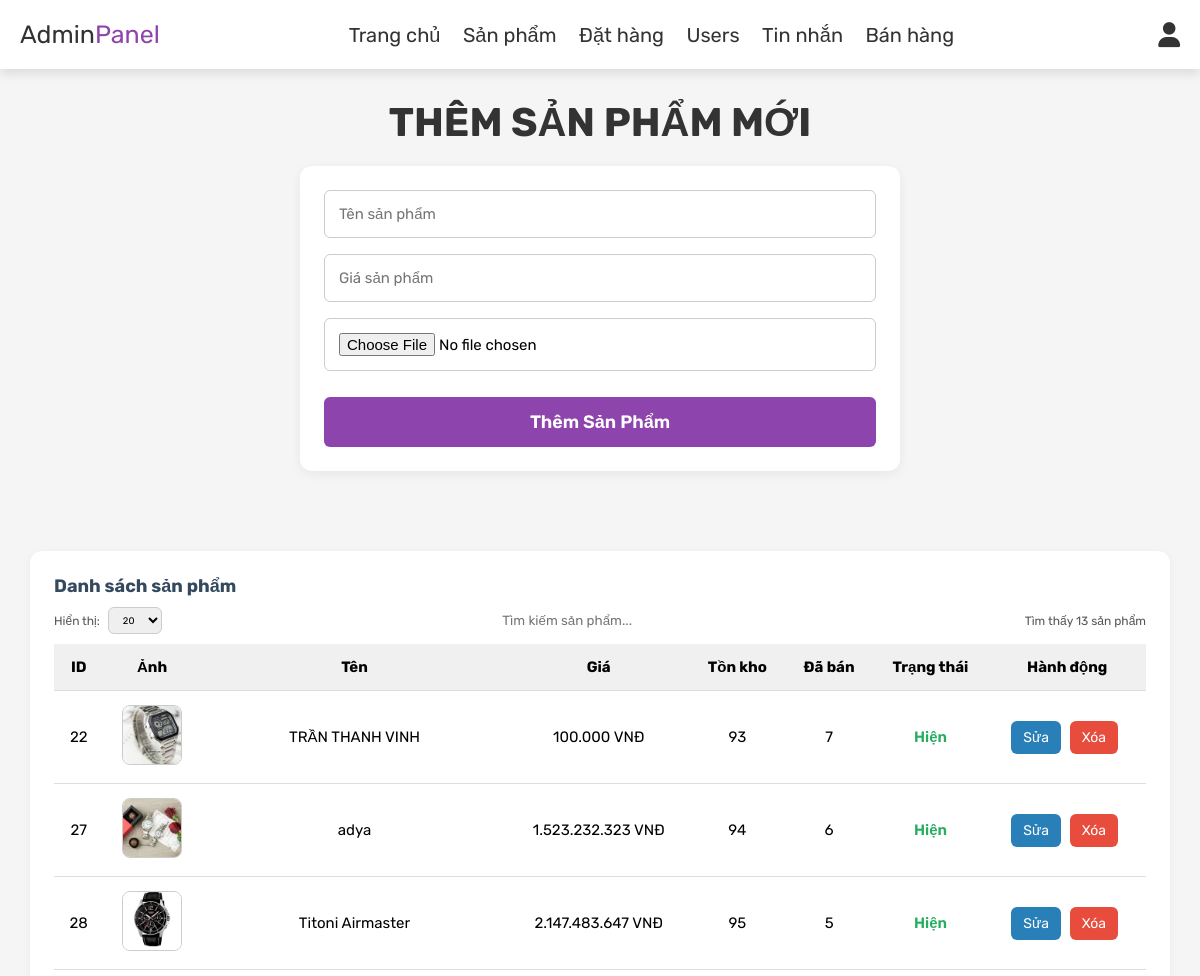
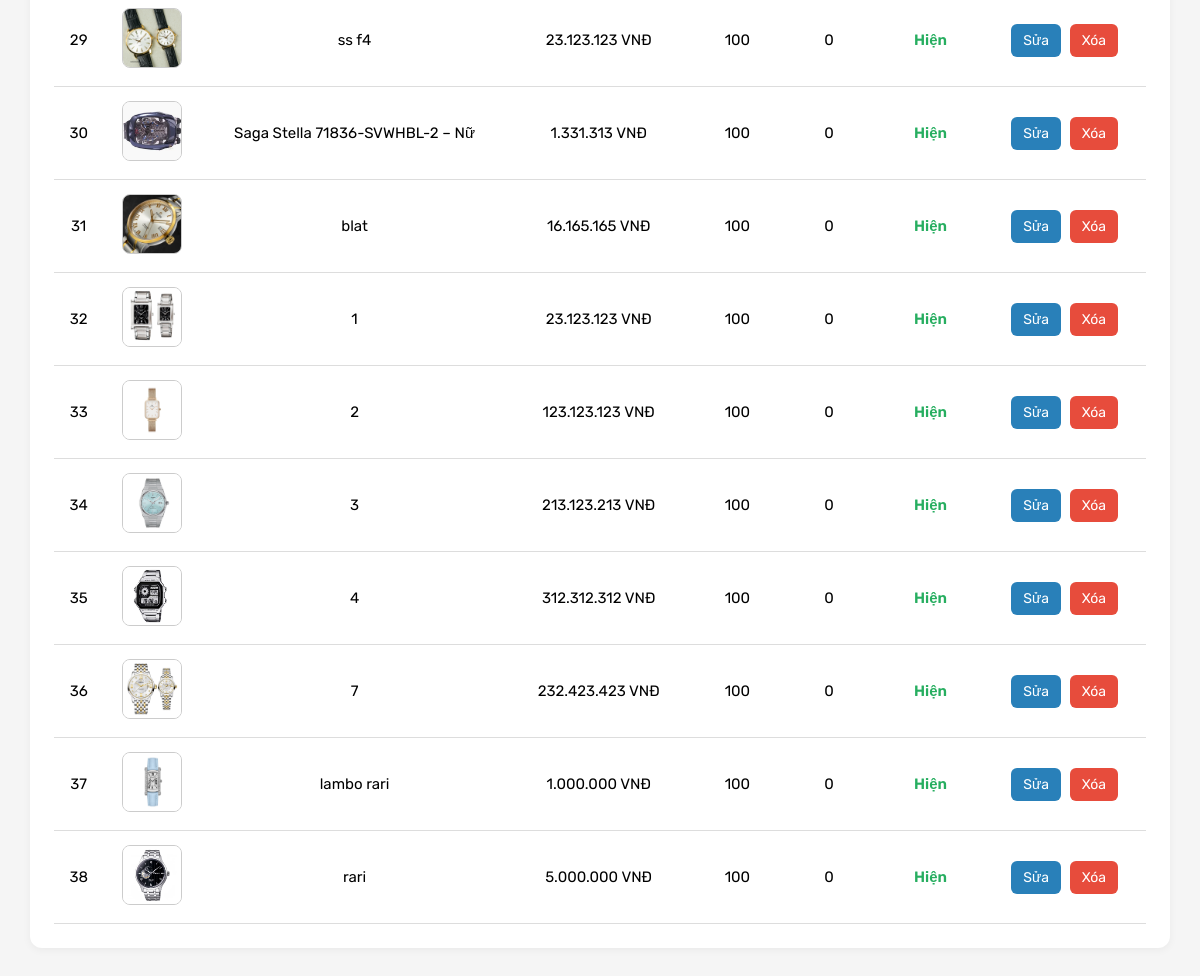
Page /project/admin_products.php (signed in) on the committed database (2 pictures, top to bottom).
### tables this page shows
CREATE TABLE `products` (
  `id` int(100) NOT NULL,
  `name` varchar(100) NOT NULL,
  `price` int(100) NOT NULL,
  `image` varchar(100) NOT NULL,
  `stock` int(100) NOT NULL DEFAULT 100,
  `sold` int(100) NOT NULL DEFAULT 0
);

### project/admin_products.php (the view, shortened to what this page needs)
<?php
include 'config.php';
?>
<!DOCTYPE html>
<html lang="vi">
<head>
    <link rel="stylesheet" href="css/admin_style.css">
    <link rel="stylesheet" href="https://cdnjs.cloudflare.com/ajax/libs/font-awesome/6.0.0/css/all.min.css">
</head>
<body>
    <?php include 'admin_header.php'; ?>
    <div class="container">
        <section class="add-products" id="add">
            <h2 class="title">Thêm sản phẩm mới</h2>
            <form action="" method="post" enctype="multipart/form-data">
                <input type="text" name="name" placeholder="Tên sản phẩm" class="box" required>
                <input type="number" name="price" placeholder="Giá sản phẩm" class="box" required>
                <input type="file" name="image" accept="image/*" class="box" required>
                <input type="submit" name="add_product" value="Thêm Sản Phẩm" class="btn">
            </form>
        </section>
        <section class="product-list">
            <div class="top-bar">
                <h2>Danh sách sản phẩm</h2>
            </div>
            <div class="filter-bar">
                <div class="filter-left">
                    <label for="per-page">Hiển thị:</label>
                    <select id="per-page" name="per_page">
                        <option selected>20</option>
                    </select>
                </div>
                <div class="search-bar">
                    <input type="text" id="search-product" placeholder="Tìm kiếm sản phẩm..." onkeyup="searchProduct()">
                </div>
                <?php
                  $select_products = mysqli_query($conn, "SELECT * FROM products");
                ?>
                <span>Tìm thấy <?php echo mysqli_num_rows($select_products); ?> sản phẩm</span>
            </div>
            <table class="product-table">
                <thead>
                    <tr>
                        <th>ID</th>
                        <th>Ảnh</th>
                        <th>Tên</th>
                        <th>Giá</th>
                        <th>Tồn kho</th>
                        <th>Đã bán</th>
                        <th>Trạng thái</th>
                        <th>Hành động</th>
                    </tr>
                </thead>
                <tbody>
                    <?php while ($row = mysqli_fetch_assoc($select_products)) { ?>
                    <tr>
                        <td><?php echo $row['id']; ?></td>
                        <td><img src="uploaded_img/<?php echo $row['image']; ?>" class="thumb" alt=""></td>
                        <td><?php echo $row['name']; ?></td>
                        <td><?php echo number_format($row['price'], 0, ',', '.'); ?> VNĐ</td>
                        <td><?php echo number_format($row['stock'], 0, ',', '.'); ?></td>
                        <td><?php echo number_format($row['sold'], 0, ',', '.'); ?></td>
                        <td><span class="status enabled">Hiện</span></td>
                        <td>
                            <a href="admin_products.php?update=<?php echo $row['id']; ?>" class="option-btn">Sửa</a>
                            <a href="admin_products.php?delete=<?php echo $row['id']; ?>" class="delete-btn"
                                onclick="return confirm('Bạn có chắc chắn muốn xóa?')">Xóa</a>
                        </td>
                    </tr>
                    <?php } ?>
                </tbody>
            </table>
        </section>
    </div>
</body>
</html>

### project/admin_header.php (shortened to what this page needs)
<header class="header">
    <div class="flex">
        <a href="admin_page.php" class="logo">Admin<span>Panel</span></a>
        <nav class="navbar">
            <a href="admin_page.php">Trang chủ</a>
            <a href="admin_products.php">Sản phẩm</a>
            <a href="admin_orders.php">Đặt hàng</a>
            <a href="admin_users.php">Users</a>
            <a href="admin_contacts.php">Tin nhắn</a>
            <a href="admin_pos.php">Bán hàng</a>
        </nav>
        <div class="icons">
            <div id="user-btn" class="fas fa-user"></div>
        </div>
    </div>
</header>

### project/css/admin_style.css (style rules this page uses)
:root { --purple:#8e44ad; --red:#c0392b; --orange:#f39c12; --black:#333; --white:#fff; --light-color:#666; --light-white:#ccc; --light-bg:#f5f5f5; --border:.1rem solid var(--black); --box-shadow:0 .5rem 1rem rgba(0,0,0,.1); }
* { font-family: 'Rubik', sans-serif; margin:0; padding:0; box-sizing: border-box; outline: none; border:none; text-decoration: none; transition:all .2s linear; }
html { font-size: 62.5%; overflow-x: hidden; }
body { background-color: var(--light-bg); }
section { padding:3rem 2rem; }
.title { text-align: center; margin-bottom: 2rem; text-transform: uppercase; color:var(--black); font-size: 4rem; }
.btn, .option-btn, .delete-btn, .white-btn { display: inline-block; margin-top: 1rem; padding:1rem 3rem; cursor: pointer; color:var(--white); font-size: 1.8rem; border-radius: .5rem; text-transform: capitalize; }
.white-btn, .btn { background-color: var(--purple); }
.option-btn { background-color: var(--orange); }
.delete-btn { background-color: var(--red); }
.header { position: sticky; top:0; left:0; right:0; z-index: 1000; background-color: var(--white); box-shadow: var(--box-shadow); }
.header .flex { display: flex; align-items: center; padding:2rem; justify-content: space-between; position: relative; max-width: 1200px; margin:0 auto; }
.header .flex .logo { font-size: 2.5rem; color:var(--black); }
.header .flex .logo span { color:var(--purple); }
.header .flex .navbar a { margin:0 1rem; font-size: 2rem; color:var(--black); }
.header .flex .icons div { margin-left: 1.5rem; font-size: 2.5rem; cursor: pointer; color:var(--black); }

### project/admin_products.php (style rules this page uses)
input[type=number] { -moz-appearance: textfield; }
.container { width: 95%; max-width: 1200px; margin: auto; }
.add-products form, .edit-product-form form { background: #fff; padding: 24px; border-radius: 12px; box-shadow: 0 3px 12px rgba(0, 0, 0, 0.06); max-width: 600px; margin: 20px auto; }
.box { width: 100%; padding: 14px; margin-bottom: 16px; border: 1px solid #ccc; border-radius: 6px; font-size: 1.5rem; }
.btn { width: 100%; padding: 14px; background: #8e44ad; color: white; border: none; font-weight: 600; border-radius: 6px; cursor: pointer; transition: 0.3s; }
.product-list { background: #fff; padding: 24px; border-radius: 12px; box-shadow: 0 2px 8px rgba(0, 0, 0, 0.05); margin: 30px auto; }
.top-bar, .filter-bar { display: flex; justify-content: space-between; align-items: center; flex-wrap: wrap; gap: 10px; font-size: 0.95rem; color: #555; margin-bottom: 10px; }
.filter-left { display: flex; align-items: center; gap: 8px; }
.filter-left select { padding: 6px 10px; border: 1px solid #ccc; border-radius: 6px; font-size: 0.95rem; }
.top-bar h2 { font-size: 1.8rem; color: #34495e; }
.product-table { width: 100%; border-collapse: collapse; }
.product-table th, .product-table td { padding: 14px 12px; border-bottom: 1px solid #ddd; font-size: 1.5rem; text-align: center; }
.product-table th { background-color: #f0f0f0; font-weight: bold; color: #000; }
.thumb { width: 60px; height: 60px; object-fit: cover; border-radius: 8px; border: 1px solid #ccc; }
.status.enabled { color: #27ae60; font-weight: 600; }
.option-btn, .delete-btn { padding: 8px 12px; border-radius: 6px; font-size: 1.4rem; text-decoration: none; color: white; margin-right: 5px; margin-bottom: 10px; }
.option-btn { background-color: #2980b9; }
.delete-btn { background-color: #e74c3c; }
.filter-bar label, .filter-bar span, .add-btn, .custom-btn { font-size: 1.2rem; }

### rows in the picture
products: id "22", image (picture), name "TRẦN THANH VINH", price "100.000", stock "93", sold "7"
products: id "27", image (picture), name "adya", price "1.523.232.323", stock "94", sold "6"
products: id "28", image (picture), name "Titoni Airmaster", price "2.147.483.647", stock "95", sold "5"
products: id "29", image (picture), name "ss f4", price "23.123.123", stock "100", sold "0"
products: id "30", image (picture), name "Saga Stella 71836-SVWHBL-2 – Nữ", price "1.331.313", stock "100", sold "0"
products: id "31", image (picture), name "blat", price "16.165.165", stock "100", sold "0"
products: id "32", image (picture), name "1", price "23.123.123", stock "100", sold "0"
products: id "33", image (picture), name "2", price "123.123.123", stock "100", sold "0"
products: id "34", image (picture), name "3", price "213.123.213", stock "100", sold "0"
products: id "35", image (picture), name "4", price "312.312.312", stock "100", sold "0"
products: id "36", image (picture), name "7", price "232.423.423", stock "100", sold "0"
products: id "37", image (picture), name "lambo rari", price "1.000.000", stock "100", sold "0"
products: id "38", image (picture), name "rari", price "5.000.000", stock "100", sold "0"

### other values in the picture
mysqli_num_rows($select_products) "13"
